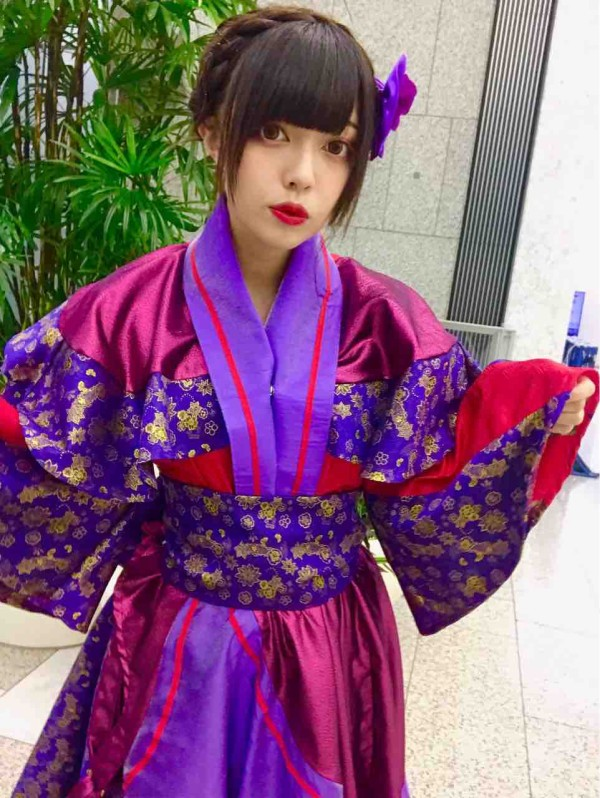
%> input picture 0710gazou/data/amane.jpg, 600 x 798 px
$ octave pra.m   (GNU Octave 9; MATLAB toolbox functions it lacks are replaced by stand-ins)
%> lines starting %> are read from the running program, lines starting %| are printed output that depends on the picture
clc;clear all;close all;
img=imread('data\amane.jpg');
%> img is the input picture: size 798x600x3 uint8; mean R, G, B 136.3, 95.4, 124.4
img=rgb2gray(img);
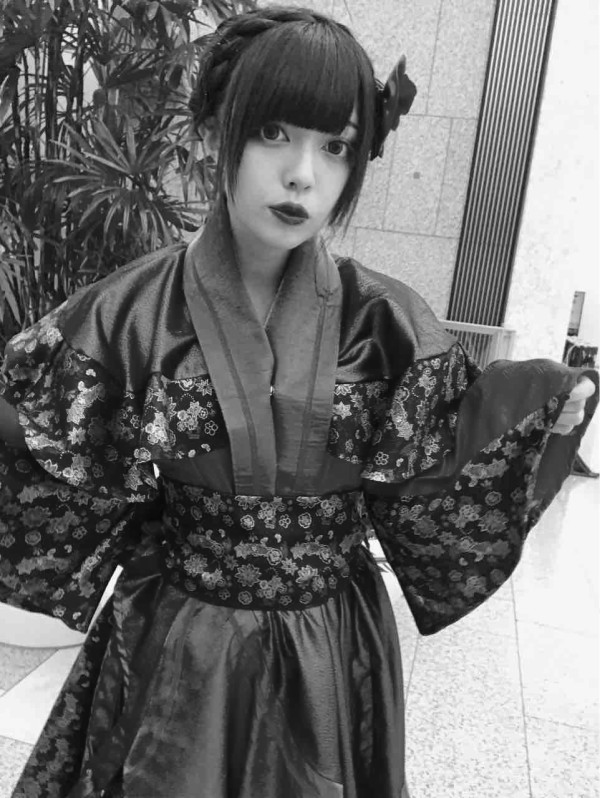
%> img: size 798x600 uint8; min 6, max 255, mean 110.9
imshow(img)
FFT=fft2(img);
FFTShift=fftshift(FFT);
figure(2)
imagesc(20*log10(abs(FFT)));
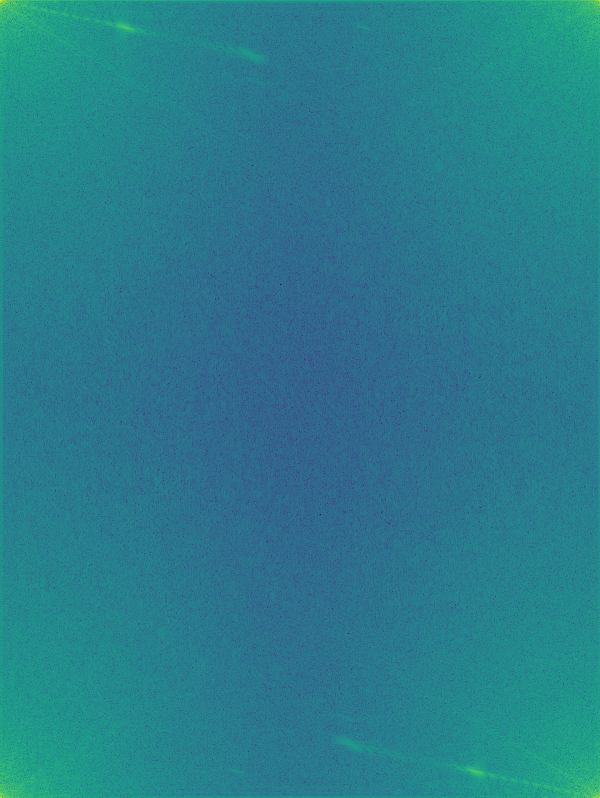
%> displayed picture: size 798x600x3, on the screen's scale of 0 to 255; mean R, G, B 40.6, 125, 141.1; mean of the top-left, top-right, bottom-left and bottom-right quarters 102.3, 102.2, 102.2, 102.2
figure  (3)
imagesc(20*log10(abs(FFTShift   )));
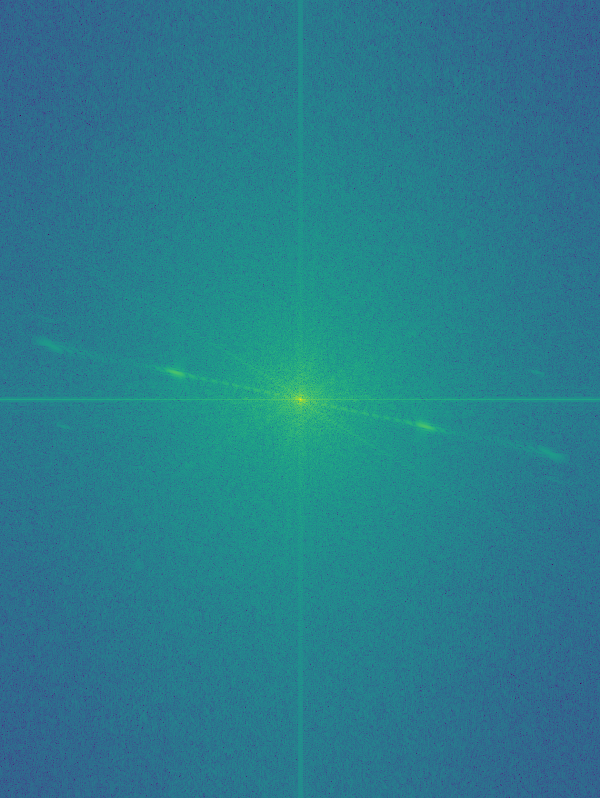
%> displayed picture: size 798x600x3, on the screen's scale of 0 to 255; mean R, G, B 40.6, 125, 141.1

%%
n = 2^10;                 % size of mask
M = zeros(n);
I = 1:n;
x = I-n/2;                % mask x-coordinates
y = n/2-I;                % mask y-coordinates
[X,Y] = meshgrid(x,y);    % create 2-D mask grid
R = 10;                   % aperture radius
A = (X.^2 + Y.^2 <= R^2); % circular aperture of radius R
M(A) = 1;                 % set mask elements inside aperture to 1
imagesc(M)                % plot mask
axis image
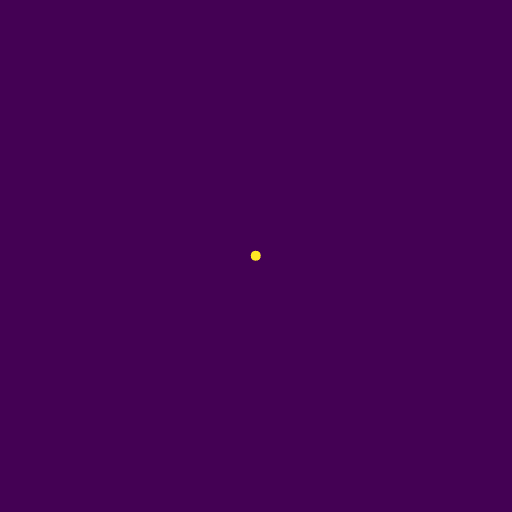
%> displayed picture: size 1024x1024x3, on the screen's scale of 0 to 255 (shown at 1/2 size); mean R, G, B 68.1, 1.1, 84

%%
% 画像の読み込み (256x256)
 I = img;

 % 画像に対してFFT
 J = fft2(I); %画像に対して 2次元FFT (周波数領域 0 ～ 2*pi)
 J = fftshift(J); % 周波数領域を-pi～piとする (DCを中央にする)
 figure(1);
 imagesc(20*log10(abs(J))) % 画像の振幅スペクトル表示
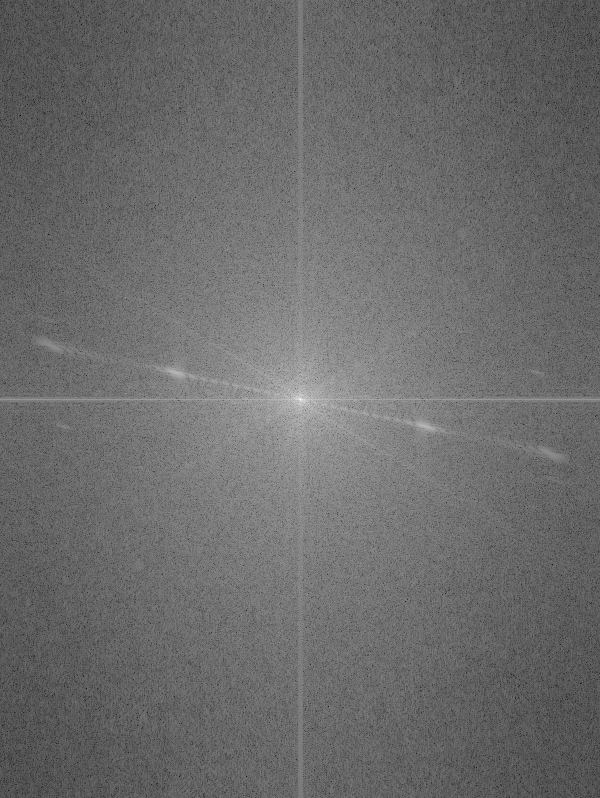
%> displayed picture: size 798x600x3, on the screen's scale of 0 to 255; min 0, max 255, mean 107.2

 % フィルタマスクの作成
 [f1,f2] = freqspace(256,'meshgrid'); % 画像FFT分の周波数領域メッシュを作成
 r = sqrt(f1.^2 + f2.^2); % DCからの距離を求める
 %mesh(f1,f2,r)
 Hd = ones(256);

 %Hd((r<0.1) | (r>0.5)) = 0; % バンドパスフィルタ (切り替え)
 Hd(r>0.2) = 0; % ローパスフィルタ (切り替え)

 figure(2);
 mesh(f1,f2,Hd) % 周波数領域のマスクを表示
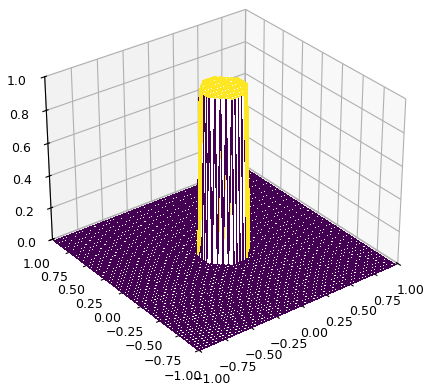
%> figure redrawn from the program's plot data

%> (the run ends here)
